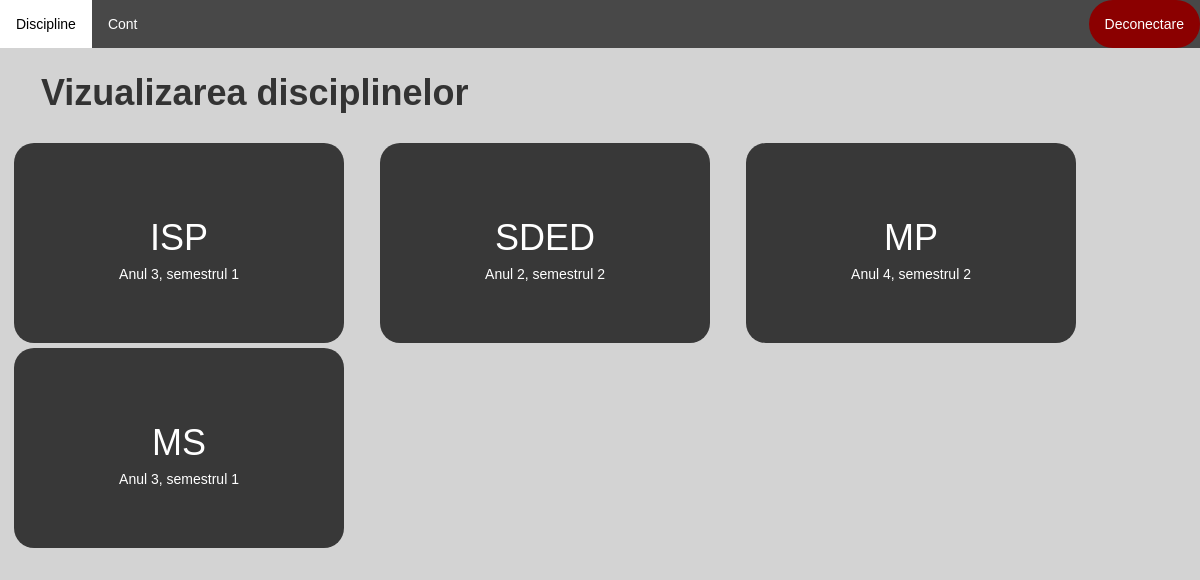
Screenshot of / (signed in) with the database file from the repository.
### application/models.py (models this page shows)
class Disciplina(models.Model):
    id = models.AutoField(primary_key=True)
    nume = models.CharField(max_length=100)
    profesor = models.ForeignKey(User, on_delete=models.CASCADE)
    an_universitar = models.IntegerField(null=True)
    semestru = models.IntegerField(null=True)

### application/views.py (the view)
# urls.py: path('', application_views.dashboard, name='dashboard'),
@login_required(login_url='login')
def dashboard(request):
    context = create_context(request)
    user_projects = Proiect.objects.all().filter(profesor=request.user)
    discipline = Disciplina.objects.all()
    context['projects'] = user_projects
    context['discipline'] = discipline
    return render(request, 'application/dashboard.html', context)

### application/functions.py (called while the page is built)
def get_user_info(request):
    user = request.user
    user_groups = [group.name for group in user.groups.all()]
    if 'admin' in user_groups:
        user_type = 'admin'
    elif 'studenti' in user_groups:
        user_type = 'student'
    else:
        user_type = 'profesor'
    out = {'user': user,
           'user_groups': user_groups,
           'user_type': user_type
           }
    return out

def create_context(request=None, extract_user_info=True):
    if extract_user_info and not request:
        raise ValueError("request must be set if extract_user_info is True")
    out = {}
    if extract_user_info:
        out.update(get_user_info(request))
    return out

### application/templates/application/dashboard.html (shortened to what this page needs)
{% extends 'application/main_layout_application.html' %}
{% load static %}
{% block article %}
    <link rel="stylesheet" href="{% static 'application/dashboard.css' %}">
    {% if 'profesori' in user_groups %}
        <h1><b>Vizualizarea disciplinelor</b></h1>
        <br>
        <div class="row">
            {% for disciplina in discipline %}
                {% if disciplina.profesor == request.user %}
                    <div class="col-sm-6"
                         style="background-color: #383838; width: 330px; height: 200px; border-radius: 20px; margin-right: 6vh; margin-left: -1.5vh; padding-top: 5px; margin-bottom: 5px">
                        <div class="card">
                            <div class="card-body" style="margin-top: 5px">
                                <h1 class="card-title" style="text-align: center; padding-top: 50px"><a href="{% url 'vizualizareDisciplina' disciplina.id %}"
                                                                                                    style="color: white;">{{ disciplina.nume }}</a></h1>
                                    <h5 class="card-title" style="text-align: center; color: white">Anul {{ disciplina.an_universitar }}, semestrul {{ disciplina.semestru }}</h5>
                                <br>
                            </div>
                        </div>
                    </div>
                {% endif %}
            {% endfor %}
        </div>
    {% endif %}
{% endblock %}

### application/static/application/main_layout_application.css (style rules this page uses)
body { font-family: Arial, Helvetica, sans-serif; }
body { margin: 0; background-color: lightgray; font-family: Arial, Helvetica, sans-serif; }

### application/static/application/dashboard.css (style rules this page uses)
a { color: black; }

### rows the page displays
Disciplina: nume "ISP", an_universitar "3", semestru "1"
Disciplina: nume "SDED", an_universitar "2", semestru "2"
Disciplina: nume "MP", an_universitar "4", semestru "2"
Disciplina: nume "MS", an_universitar "3", semestru "1"
